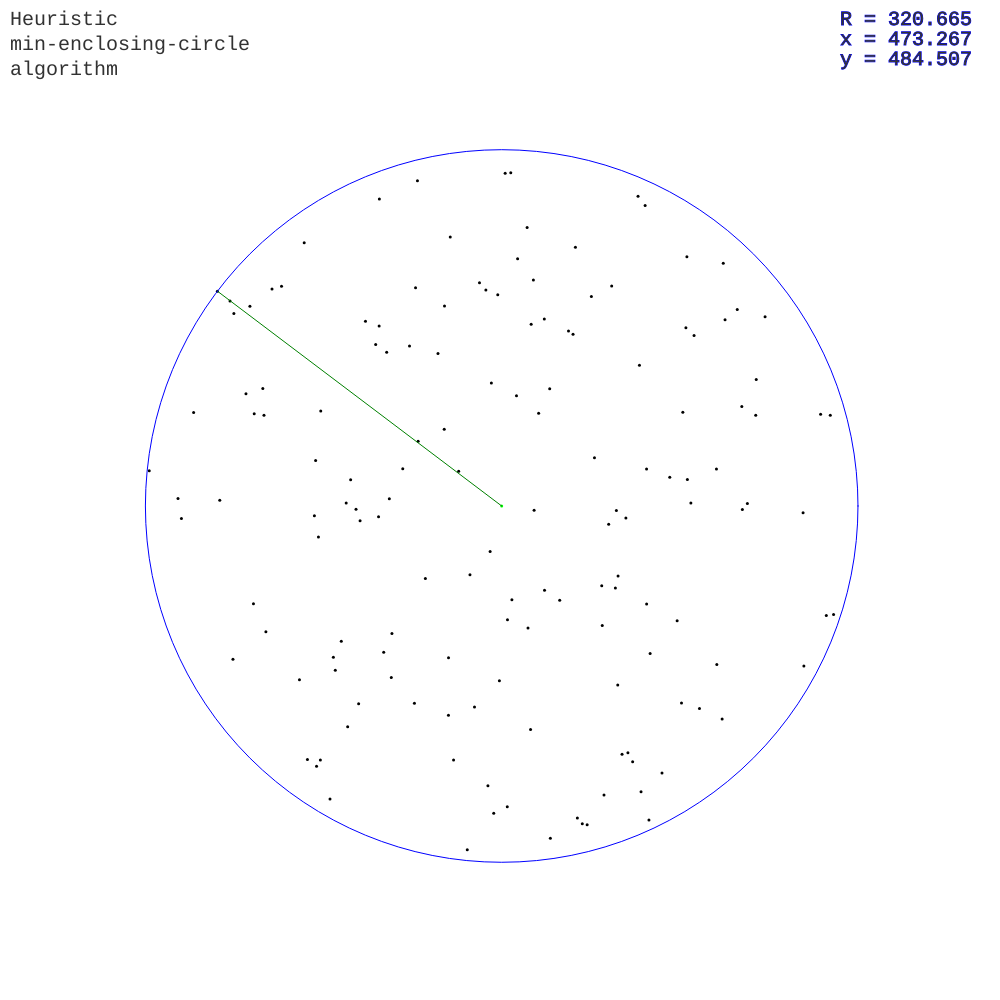
Frame 1 (no input)
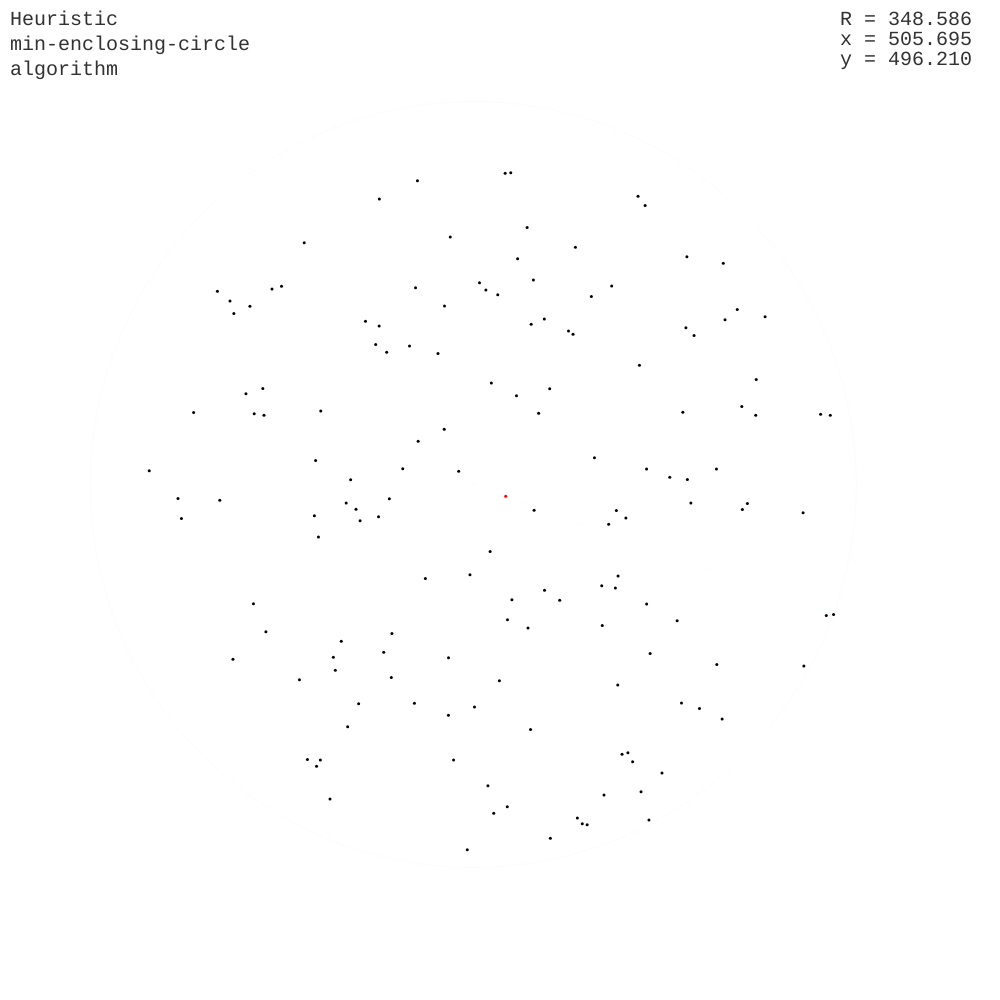
Frame 60 (no input)
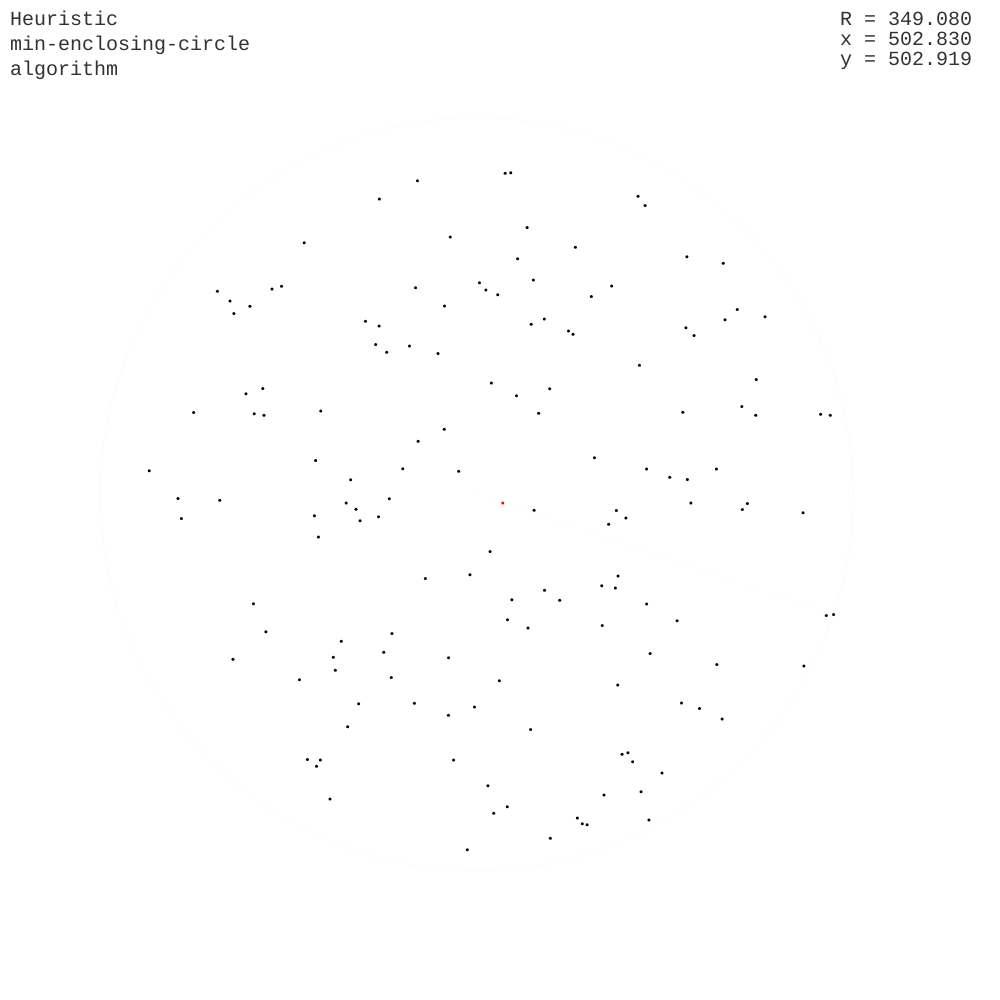
Frame 120 (the mouse pressed at the canvas centre since frame 60)

The p5.js sketch that drew these frames (run headless with seeded random() and noise() and a simulated clock; from frame 60 on, the mouse is pressed at the canvas centre):

// p5.js sketch
// ── sketch.js
const dots_cnt = 150;
const normal_dot_color = "black";
const red_dot_color = "red";
const circle_color = "blue";
const line_color = "green";
const dots_size = 3;
let dots = [];
let center = [0, 0];
let before_center = [0, 0];
let moving_rate = 0.1;
const moving_rate_change = 0.9;
const end_moving_rate = 0.0005;
const smooth_const = 30;
let smooth = 0;
let farthest_distsq = -1;
let farthest_dot_num = -1;
const speed_const = 1.05;


function rand_dot(){
  while(1){
    let first_rand = Math.random();
    let second_rand = Math.random();
    if(distsq([first_rand*width, second_rand*height], [width/2, height/2]) < (width/2)*(width/4)){
      return [first_rand*width, second_rand*height];
    }
  }
}
function draw_dot(Dpair){
  noStroke();
  fill(normal_dot_color);
  ellipse(Dpair[0], Dpair[1], 3, 3);
  return false;
}
function draw_redot(Dpair){
  noStroke();
  fill(red_dot_color);
  ellipse(Dpair[0], Dpair[1], 3, 3);
  return false;
}
function draw_oldcenter(Dpair){
  noStroke();
  fill(0, 255, 0);
  ellipse(Dpair[0], Dpair[1], 3, 3);
  return false;
}
function draw_oldcenter_invs(Dpair, invs){
  noStroke();
  fill(0, 255, 0, invs);
  ellipse(Dpair[0], Dpair[1], 3, 3);
  return false;
}
function draw_all_dots(Dpairarr){
  for(let i = 0; i<dots_cnt; i++){
    draw_dot(Dpairarr[i]);
  }
  return false;
}
function initial_draw(Dpairarr){
  background("white");
  draw_all_dots(Dpairarr);
  return false;
}
function distsq(Dpair1, Dpair2){
  return ((Dpair2[0] - Dpair1[0])*(Dpair2[0] - Dpair1[0]) + (Dpair2[1] - Dpair1[1])*(Dpair2[1] - Dpair1[1]));
}
function draw_circle(Cent, Point){
  noFill();
  stroke(circle_color);
  ellipse(Cent[0], Cent[1], Math.sqrt(distsq(Cent, Point))*2, Math.sqrt(distsq(Cent, Point))*2);
}
function draw_circle_invs(Cent, Point, invs){
  noFill();
  stroke(0, 0, 255, invs);
  ellipse(Cent[0], Cent[1], Math.sqrt(distsq(Cent, Point))*2, Math.sqrt(distsq(Cent, Point))*2);
}
function draw_line(P1, P2){
  stroke(line_color);
  line(P1[0], P1[1], P2[0], P2[1]);
}
function draw_line_invs(P1, P2, invs){
  stroke(0, 255, 0, invs);
  line(P1[0], P1[1], P2[0], P2[1]);
}
function move_center(C, newC, dis){
  let totx = newC[0] - C[0];
  let toty = newC[1] - C[1];
  let fir = C[0] + totx*dis;
  let sec = C[1] + toty*dis;
  return [fir, sec];
}
function start_text(){
  let s = "Heuristic min-enclosing-circle algorithm";
  
  textFont("Courier New");
  textSize(20);
  fill(50);
  text(s, 10, 10, 70, 80);
}
function print_rad(Pt1){
  let s = "R = ";
  s += Math.sqrt(distsq(center, Pt1)).toFixed(3);
  textFont("Courier New");
  textSize(20);
  fill(50);
  text(s, width - 160, 25);
}
function print_x(Pt1){
  let s = "x = ";
  s += Pt1[0].toFixed(3);
  textFont("Courier New");
  textSize(20);
  fill(50);
  text(s, width - 160, 45);
}
function print_y(Pt1){
  let s = "y = ";
  s += Pt1[1].toFixed(3);
  textFont("Courier New");
  textSize(20);
  fill(50);
  text(s, width - 160, 65);
}
function print_state(Pnt){
  print_rad(Pnt);
  print_x(center);
  print_y(center);
}
function print_state_smt(Pnt, Pnt2){
  print_rad(Pnt);
  print_x(Pnt2);
  print_y(Pnt2);
}

function setup(){
  let mn = min(window.innerWidth, window.innerHeight);
  createCanvas(mn, mn);
  start_text();
  background("white");
  for(let i = 0; i < dots_cnt; i++){
    dots.push(rand_dot());
    center[0] += dots[i][0]/dots_cnt;
    center[1] += dots[i][1]/dots_cnt;
    draw_dot(dots[i]);
  }
  frameRate(2 * smooth_const);
}

function draw(){
  if(smooth % smooth_const == 0){
    //0. reset without dots and (new)center
    initial_draw(dots);
    draw_oldcenter(center);
    start_text();
    //1. find farthest dot
    farthest_distsq = -1;
    farthest_dot_num = -1;
    for(let i = 0; i<dots_cnt; i++){
      if(farthest_distsq < distsq(center, dots[i])){
        farthest_distsq = distsq(center, dots[i]);
        farthest_dot_num = i;
      }
    }
    //2. draw a line between center and farthest dot
    draw_line(center, dots[farthest_dot_num]);
    //3. draw a circle
    draw_circle(center, dots[farthest_dot_num]);
    //4. move center
    before_center = center;
    center = move_center(center, dots[farthest_dot_num], moving_rate);
    //draw_redot(center);
    //5. print state
    print_state(dots[farthest_dot_num]);
    //6. change moving rate
    moving_rate *= moving_rate_change;
  }else{
    let color_inv = (smooth_const - (smooth % smooth_const)) * 150/smooth_const;
    initial_draw(dots);
    draw_oldcenter_invs(before_center, color_inv);
    start_text();
    draw_line_invs(before_center, dots[farthest_dot_num], color_inv);
    draw_circle_invs(before_center, dots[farthest_dot_num], color_inv);
    let moved_rate = min(1, (smooth%smooth_const)*speed_const/smooth_const);
    let moving_center = [0, 0];
    moving_center[0] = before_center[0] + (center[0]-before_center[0])*moved_rate;
    moving_center[1] = before_center[1] + (center[1]-before_center[1])*moved_rate;
    draw_redot(moving_center);
    //draw_redot(move_center(before_center, center, moved_rate));
    print_state_smt(dots[farthest_dot_num], moving_center);
  }
  if(moving_rate < end_moving_rate) {
    noLoop();
  }
  smooth++;
}

//feedbacks
//x, y coordinates, radius -> ok
